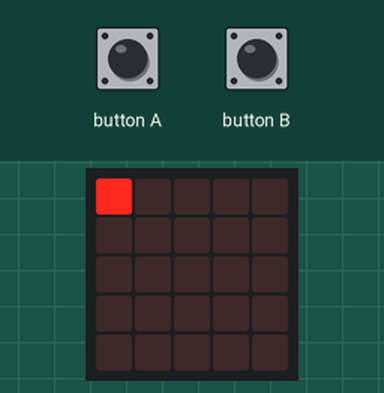
Simulated run of this program. Board: BBC micro:bit (MakeCode). On the bench: the board's 5×5 LED display. The test bench sets the inputs (shaded band).

Above: at 1.2 s.
1.3 s: button A pressed for 0.15 s
At 1.8 s:
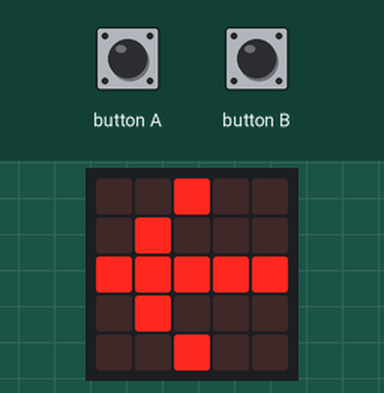
2.0 s: button B pressed for 0.15 s
At 4.9 s:
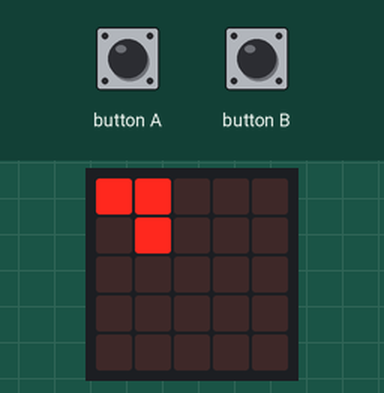
5.1 s: button A pressed for 0.15 s
At 5.6 s:
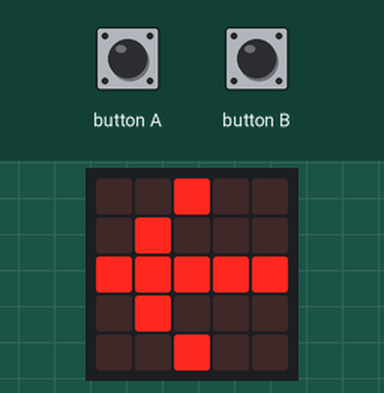
5.8 s: button B pressed for 0.15 s
At 8.7 s:
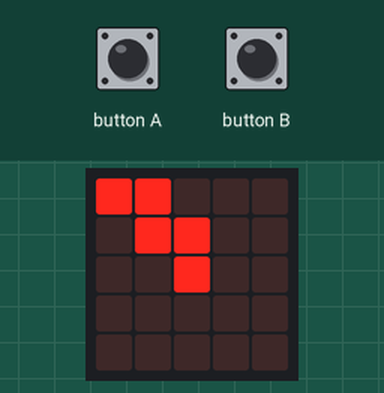
8.9 s: button A pressed for 0.15 s
At 9.4 s:
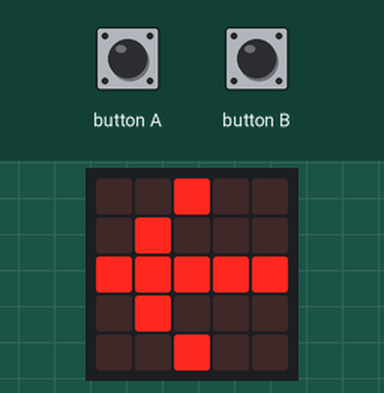
9.6 s: button B pressed for 0.15 s
At 12.1 s:
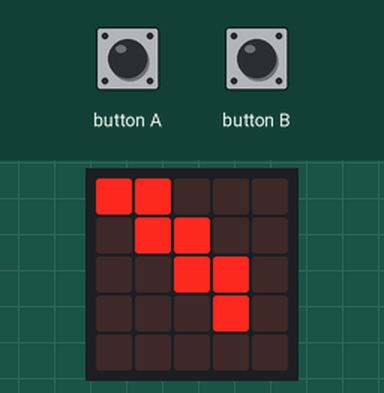
Timing chart, 0 to 13.6 s (numbered marks = the images above; inputs shaded):
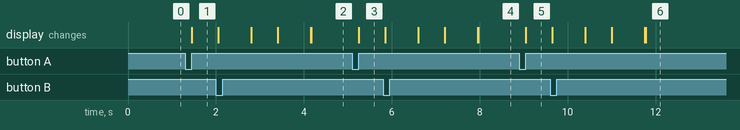

Measured:
- after the input at 1.3 s, the display: changes after 0.15 s (image 1)
- after the input at 2.0 s, the display: first differs from a run without the input after 0.80 s (image 2 shows a later state)
- after the input at 5.1 s, the display: changes after 0.15 s (image 3)
- after the input at 5.8 s, the display: first differs from a run without the input after 0.80 s (image 4 shows a later state)
- after the input at 8.9 s, the display: changes after 0.15 s (image 5)
- after the input at 9.6 s, the display: first differs from a run without the input after 0.80 s (image 6 shows a later state)

The program:

main.ts
```typescript
input.onButtonPressed(Button.A, function () {
    basic.showArrow(ArrowNames.West)
    Coordenada_X += 1
    basic.showNumber(Coordenada_X)
    basic.pause(2000)
})
input.onButtonPressed(Button.B, function () {
    basic.showArrow(ArrowNames.East)
    Coordenada_Y += 1
    basic.showNumber(Coordenada_Y)
    basic.pause(2000)
})
function Validar_coordenadas () {
    if (Coordenada_X <= 4 && Coordenada_Y <= 4) {
        Coordenadas = game.createSprite(Coordenada_X, Coordenada_Y)
        return true
    } else {
        return false
    }
}
let Coordenadas: game.LedSprite = null
let Coordenada_Y = 0
let Coordenada_X = 0
Coordenada_X = 0
Coordenada_Y = 0
let Vuelos = 0
basic.forever(function () {
    if (!(Validar_coordenadas())) {
        basic.showIcon(IconNames.No)
    }
})
```

test.ts
```typescript
// aquí va el archivo "tests"; esto no se compilará cuando este paquete se utilice como una extensión.
```
